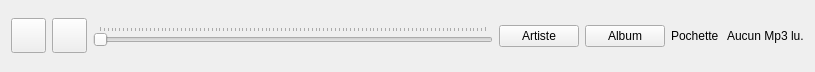
<?xml version="1.0" encoding="UTF-8"?>
<ui version="4.0">
 <class>LecteurVue</class>
 <widget class="QWidget" name="LecteurVue">
  <property name="geometry">
   <rect>
    <x>0</x>
    <y>0</y>
    <width>797</width>
    <height>68</height>
   </rect>
  </property>
  <property name="windowTitle">
   <string>Form</string>
  </property>
  <layout class="QHBoxLayout" name="horizontalLayout">
   <item>
    <widget class="QPushButton" name="lecturePause">
     <property name="minimumSize">
      <size>
       <width>35</width>
       <height>35</height>
      </size>
     </property>
     <property name="maximumSize">
      <size>
       <width>35</width>
       <height>35</height>
      </size>
     </property>
     <property name="text">
      <string/>
     </property>
     <property name="icon">
      <iconset>
       <normalon>:/Autres/Play</normalon>
      </iconset>
     </property>
     <property name="iconSize">
      <size>
       <width>35</width>
       <height>35</height>
      </size>
     </property>
    </widget>
   </item>
   <item>
    <widget class="QPushButton" name="Stop">
     <property name="minimumSize">
      <size>
       <width>35</width>
       <height>35</height>
      </size>
     </property>
     <property name="maximumSize">
      <size>
       <width>35</width>
       <height>35</height>
      </size>
     </property>
     <property name="text">
      <string/>
     </property>
     <property name="icon">
      <iconset>
       <activeoff>:/Autres/Stop</activeoff>
      </iconset>
     </property>
     <property name="iconSize">
      <size>
       <width>35</width>
       <height>35</height>
      </size>
     </property>
    </widget>
   </item>
   <item>
    <widget class="QSlider" name="LectureEnCours">
     <property name="sizePolicy">
      <sizepolicy hsizetype="Minimum" vsizetype="Fixed">
       <horstretch>0</horstretch>
       <verstretch>0</verstretch>
      </sizepolicy>
     </property>
     <property name="minimumSize">
      <size>
       <width>400</width>
       <height>0</height>
      </size>
     </property>
     <property name="maximumSize">
      <size>
       <width>400</width>
       <height>16777215</height>
      </size>
     </property>
     <property name="maximum">
      <number>100</number>
     </property>
     <property name="orientation">
      <enum>Qt::Horizontal</enum>
     </property>
     <property name="tickPosition">
      <enum>QSlider::TicksAbove</enum>
     </property>
    </widget>
   </item>
   <item>
    <widget class="QPushButton" name="AleaArtiste">
     <property name="text">
      <string>Artiste</string>
     </property>
    </widget>
   </item>
   <item>
    <widget class="QPushButton" name="AleaAlbum">
     <property name="text">
      <string>Album</string>
     </property>
    </widget>
   </item>
   <item>
    <widget class="QLabel" name="Pochette">
     <property name="minimumSize">
      <size>
       <width>50</width>
       <height>50</height>
      </size>
     </property>
     <property name="maximumSize">
      <size>
       <width>50</width>
       <height>50</height>
      </size>
     </property>
     <property name="text">
      <string>Pochette</string>
     </property>
    </widget>
   </item>
   <item>
    <widget class="QLabel" name="Mp3lu">
     <property name="sizePolicy">
      <sizepolicy hsizetype="Maximum" vsizetype="Preferred">
       <horstretch>0</horstretch>
       <verstretch>0</verstretch>
      </sizepolicy>
     </property>
     <property name="maximumSize">
      <size>
       <width>16777215</width>
       <height>100</height>
      </size>
     </property>
     <property name="text">
      <string>Aucun Mp3 lu.</string>
     </property>
    </widget>
   </item>
   <item>
    <spacer name="horizontalSpacer">
     <property name="orientation">
      <enum>Qt::Horizontal</enum>
     </property>
     <property name="sizeHint" stdset="0">
      <size>
       <width>40</width>
       <height>20</height>
      </size>
     </property>
    </spacer>
   </item>
  </layout>
 </widget>
 <resources/>
 <connections/>
</ui>
